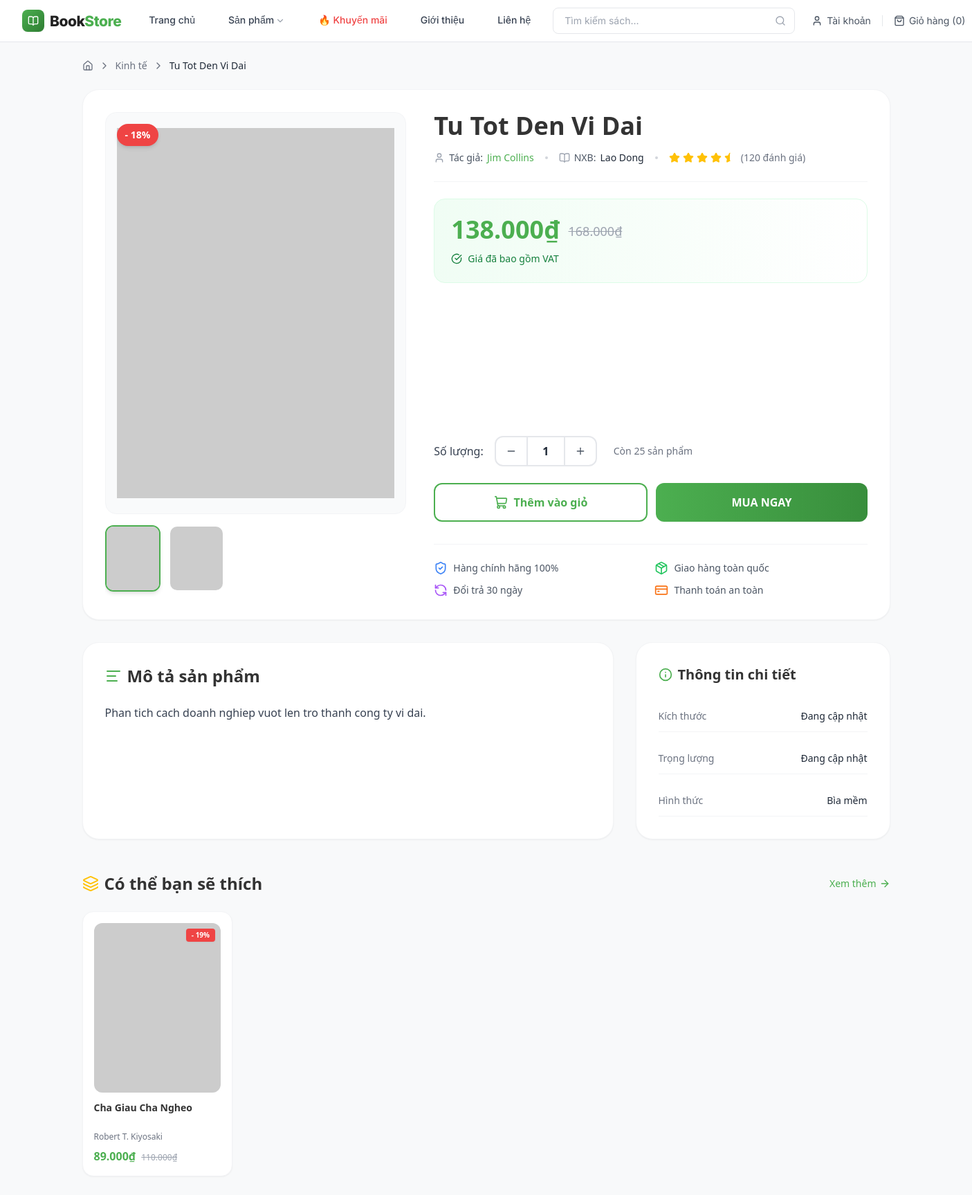
/BASE_URL?act=book-detail&id=3, run on the app's committed database.
### tables this page shows
CREATE TABLE books (
  book_id     INT            NOT NULL AUTO_INCREMENT,
  category_id INT            NOT NULL,
  title       VARCHAR(255)   NOT NULL,
  author      VARCHAR(150)   NOT NULL,
  publisher   VARCHAR(150)            DEFAULT NULL,
  price       DECIMAL(10, 2) NOT NULL CHECK (price >= 0),
  sale_price  DECIMAL(10, 2)          DEFAULT NULL CHECK (sale_price >= 0),
  description TEXT                    DEFAULT NULL,
  thumbnail   VARCHAR(255)            DEFAULT NULL,
  weight      VARCHAR(50)             DEFAULT NULL,
  dimensions  VARCHAR(50)             DEFAULT NULL,
  cover_type  ENUM('Bìa mềm', 'Bìa cứng') DEFAULT 'Bìa mềm',
  stock       INT            NOT NULL DEFAULT 0 CHECK (stock >= 0),
  status      TINYINT        NOT NULL DEFAULT 1 COMMENT '1=active, 0=inactive',
  is_featured TINYINT        NOT NULL DEFAULT 0 COMMENT '1=featured, 0=normal',
  is_bestseller TINYINT      NOT NULL DEFAULT 0 COMMENT '1=bestseller, 0=normal',
  created_at  DATETIME       NOT NULL DEFAULT CURRENT_TIMESTAMP,
  updated_at  DATETIME       NOT NULL DEFAULT CURRENT_TIMESTAMP ON UPDATE CURRENT_TIMESTAMP,
  PRIMARY KEY (book_id),
  CONSTRAINT fk_books_category FOREIGN KEY (category_id) REFERENCES categories (category_id)
    ON UPDATE CASCADE ON DELETE RESTRICT,
  INDEX idx_books_category (category_id),
  INDEX idx_books_status   (status)
);

CREATE TABLE categories (
  category_id INT          NOT NULL AUTO_INCREMENT,
  name        VARCHAR(150) NOT NULL,
  slug        VARCHAR(150) NOT NULL UNIQUE,
  description TEXT                  DEFAULT NULL,
  status      TINYINT      NOT NULL DEFAULT 1 COMMENT '1=active, 0=inactive',
  created_at  DATETIME     NOT NULL DEFAULT CURRENT_TIMESTAMP,
  updated_at  DATETIME     NOT NULL DEFAULT CURRENT_TIMESTAMP ON UPDATE CURRENT_TIMESTAMP,
  PRIMARY KEY (category_id)
);

CREATE TABLE book_images (
  image_id   INT          NOT NULL AUTO_INCREMENT,
  book_id    INT          NOT NULL,
  image_url  VARCHAR(255) NOT NULL,
  created_at DATETIME     NOT NULL DEFAULT CURRENT_TIMESTAMP,
  PRIMARY KEY (image_id),
  CONSTRAINT fk_book_images_book FOREIGN KEY (book_id) REFERENCES books (book_id)
    ON UPDATE CASCADE ON DELETE CASCADE,
  INDEX idx_book_images_book (book_id)
);

### views/customer/book_detail.php (the view, shortened to what the rows shown need)
<?php require_once './views/components/navbar.php'; ?>
<?php
$salePrice = $book['sale_price'];
$originalPrice = $book['price'];
$discount = 0;
if ($salePrice && $salePrice < $originalPrice) {
    $discount = round((1 - $salePrice / $originalPrice) * 100);
} else {
    $salePrice = $originalPrice;
    $originalPrice = null;
}
$mainImage = $book['thumbnail'] ?? '';
$mainImage = !empty($mainImage) ? (str_starts_with($mainImage, 'http') ? $mainImage : rtrim(BASE_URL, '/') . '/' . ltrim($mainImage, '/')) : 'https://placehold.co/600x800?text=No+Image';
$gallery = array_merge([['image_url' => $mainImage]], array_map(function ($img) {
    $url = $img['image_url'] ?? '';
    $img['image_url'] = !empty($url) ? (str_starts_with($url, 'http') ? $url : rtrim(BASE_URL, '/') . '/' . ltrim($url, '/')) : 'https://placehold.co/600x800?text=No+Image';
    return $img;
}, $images ?? []));
?>
<div class="bg-[#F8F9FA] py-6 min-h-screen font-sans">
    <div class="max-w-[1200px] mx-auto px-4">
        <nav class="flex items-center gap-2 text-sm text-gray-500 mb-6">
            <a href="<?= BASE_URL ?>" class="hover:text-[#4CAF50] transition-colors"><i data-lucide="home"
                    class="w-4 h-4"></i></a>
            <i data-lucide="chevron-right" class="w-4 h-4"></i>
            <a href="<?= BASE_URL ?>?act=books&category=<?= urlencode($book['slug'] ?? '') ?>"
                class="hover:text-[#4CAF50] transition-colors">
                <?= htmlspecialchars($book['category_name'] ?? 'Danh mục') ?>
            </a>
            <i data-lucide="chevron-right" class="w-4 h-4"></i>
            <span class="text-gray-800 font-medium truncate max-w-xs">
                <?= htmlspecialchars($book['title']) ?>
            </span>
        </nav>
        <div class="bg-white rounded-3xl shadow-sm border border-gray-100 p-6 lg:p-8 mb-8">
            <div class="grid grid-cols-1 lg:grid-cols-12 gap-10">
                <div class="lg:col-span-5 relative">
                    <div class="sticky top-28">
                        <div
                            class="aspect-[3/4] rounded-2xl overflow-hidden bg-gray-50 border border-gray-100 mb-4 group relative">
                            <img id="main-product-image" src="<?= htmlspecialchars($mainImage) ?>"
                                onerror="this.onerror=null; this.src='https://placehold.co/600x800?text=No+Image';"
                                alt="<?= htmlspecialchars($book['title']) ?>"
                                class="w-full h-full object-contain p-4 group-hover:scale-105 transition-transform duration-500">
                            <?php if ($discount > 0): ?>
                                <div
                                    class="absolute top-4 left-4 bg-red-500 text-white font-bold px-3 py-1.5 rounded-full text-sm shadow-md">
                                    -
                                    <?= $discount ?>%
                                </div>
                            <?php endif; ?>
                        </div>
                        <?php if (count($gallery) > 1): ?>
                            <div class="flex gap-3 overflow-x-auto pb-2 custom-scrollbar">
                                <?php foreach ($gallery as $index => $img): ?>
                                    <button onclick="changeMainImage('<?= htmlspecialchars($img['image_url']) ?>', this)"
                                        class="thumbnail-btn flex-shrink-0 w-20 h-24 rounded-xl border-2 overflow-hidden transition-all <?= $index === 0 ? 'border-[#4CAF50] shadow-md' : 'border-transparent hover:border-gray-200' ?>">
                                        <img src="<?= htmlspecialchars($img['image_url']) ?>"
                                            onerror="this.onerror=null; this.src='https://placehold.co/600x800?text=No+Image';"
                                            class="w-full h-full object-cover">
                                    </button>
                                <?php endforeach; ?>
                            </div>
                        <?php endif; ?>
                    </div>
                </div>
                <div class="lg:col-span-7 flex flex-col">
                    <h1 class="text-3xl lg:text-4xl font-extrabold text-[#333] mb-4 leading-tight">
                        <?= htmlspecialchars($book['title']) ?>
                    </h1>
                    <div
                        class="flex flex-wrap items-center gap-4 text-sm text-gray-600 mb-6 pb-6 border-b border-gray-100">
                        <div class="flex items-center gap-1.5"><i data-lucide="user" class="w-4 h-4 text-gray-400"></i>
                            Tác giả: <span class="text-[#4CAF50] font-medium">
                                <?= htmlspecialchars($book['author'] ?: 'Đang cập nhật') ?>
                            </span></div>
                        <div class="w-1 h-1 bg-gray-300 rounded-full"></div>
                        <div class="flex items-center gap-1.5"><i data-lucide="book-open"
                                class="w-4 h-4 text-gray-400"></i> NXB: <span class="font-medium text-gray-800">
                                <?= htmlspecialchars($book['publisher'] ?: 'Đang cập nhật') ?>
                            </span></div>
                        <div class="w-1 h-1 bg-gray-300 rounded-full"></div>
                        <div class="flex items-center gap-1 text-[#FFC107]">
                        </div>
                    </div>
                    <div class="bg-gradient-to-r from-green-50 to-white rounded-2xl p-6 mb-8 border border-green-100">
                        <div class="flex items-end gap-3 mb-2">
                            <span class="text-4xl font-extrabold text-[#4CAF50]">
                                <?= number_format($salePrice, 0, ',', '.') ?>₫
                            </span>
                            <?php if ($originalPrice): ?>
                                <span class="text-lg text-gray-400 line-through mb-1">
                                    <?= number_format($originalPrice, 0, ',', '.') ?>₫
                                </span>
                            <?php endif; ?>
                        </div>
                        <div class="flex items-center gap-2 text-sm text-green-700 font-medium mt-3">
                        </div>
                    </div>
                    <div class="mt-auto">
                        <form action="<?= BASE_URL ?>?act=cart-add" method="POST" id="add-to-cart-form">
                            <div class="flex items-center gap-4 mb-6">
                                <span class="text-gray-700 font-medium">Số lượng:</span>
                                <div
                                    class="flex items-center border-2 border-gray-200 rounded-xl overflow-hidden w-auto h-11 bg-white">
                                    <button type="button" onclick="updateQty(-1)"
                                        class="w-11 h-full flex items-center justify-center hover:bg-gray-100 text-gray-600 transition-colors"></button>
                                    <input type="number" name="quantity" id="quantity-input" value="1" min="1"
                                        max="<?= max(1, $book['stock']) ?>"
                                        class="w-14 h-full text-center border-x-2 border-gray-200 focus:outline-none font-bold text-gray-800 remove-arrow">
                                    <button type="button" onclick="updateQty(1)"
                                        class="w-11 h-full flex items-center justify-center hover:bg-gray-100 text-gray-600 transition-colors"></button>
                                </div>
                                <span class="text-sm text-gray-500 ml-2">
                                    <?php if ($book['stock'] > 0): ?>
                                        Còn
                                        <?= $book['stock'] ?> sản phẩm
                                    <?php else: ?>
                                        <span class="text-red-500 font-semibold">Tạm hết hàng</span>
                                    <?php endif; ?>
                                </span>
                            </div>
                        </form>
                        <div class="grid grid-cols-2 gap-3 mt-8 pt-6 border-t border-gray-100">
                        </div>
                    </div>
                </div>
            </div>
        </div>
        <div class="grid grid-cols-1 lg:grid-cols-3 gap-8 mb-12">
            <div class="lg:col-span-2">
                <div class="bg-white rounded-3xl shadow-sm border border-gray-100 p-8 h-full">
                    <h2 class="text-2xl font-extrabold text-[#333] mb-6 flex items-center gap-2">
                        <i data-lucide="align-left" class="w-6 h-6 text-[#4CAF50]"></i> Mô tả sản phẩm
                    </h2>
                    <?php $isLongDesc = !empty($book['description']) && mb_strlen($book['description']) > 800; ?>
                    <div class="prose prose-sm sm:prose-base max-w-none text-gray-700 leading-relaxed font-sans mt-4 relative overflow-hidden"
                        id="desc-content" <?= $isLongDesc ? 'style="max-height: 400px;"' : '' ?>>
                        <?php if (!empty($book['description'])): ?>
                            <?= nl2br(htmlspecialchars($book['description'])) ?>
                        <?php else: ?>
                            <p class="text-gray-500 italic">Chưa có mô tả cho sách này.</p>
                        <?php endif; ?>
                    </div>
                </div>
            </div>
            <div class="lg:col-span-1">
                <div class="bg-white rounded-3xl shadow-sm border border-gray-100 p-8 h-full">
                    <h2 class="text-xl font-extrabold text-[#333] mb-6 flex items-center gap-2">
                        <i data-lucide="info" class="w-5 h-5 text-[#4CAF50]"></i> Thông tin chi tiết
                    </h2>
                </div>
            </div>
        </div>
        <?php if (!empty($relatedBooks)): ?>
            <div class="mb-12">
                <div class="flex items-center justify-between mb-6">
                    <h2 class="text-2xl font-extrabold text-[#333] flex items-center gap-2">
                        <i data-lucide="layers" class="w-6 h-6 text-[#FFC107]"></i> Có thể bạn sẽ thích
                    </h2>
                </div>
                <div class="grid grid-cols-2 md:grid-cols-4 lg:grid-cols-5 gap-5">
                    <?php foreach ($relatedBooks as $rBook):
                        $rDisplayPrice = $rBook['sale_price'] ?? $rBook['price'];
                        $rOriginalPrice = $rBook['sale_price'] ? $rBook['price'] : null;
                        ?>
                        <div
                            class="bg-white rounded-2xl p-4 shadow-sm border border-gray-100 hover:shadow-lg transition-all hover:-translate-y-1 group">
                            <a href="<?= BASE_URL ?>?act=book-detail&id=<?= $rBook['id'] ?>"
                                class="block mb-3 bg-gray-50 rounded-xl overflow-hidden aspect-[3/4] relative">
                                <img src="<?= !empty($rBook['thumbnail']) ? (str_starts_with($rBook['thumbnail'], 'http') ? htmlspecialchars($rBook['thumbnail']) : rtrim(BASE_URL, '/') . '/' . ltrim($rBook['thumbnail'], '/')) : 'https://placehold.co/300x400?text=No+Image' ?>"
                                    onerror="this.onerror=null; this.src='https://placehold.co/300x400?text=No+Image';"
                                    class="w-full h-full object-cover group-hover:scale-105 transition-transform duration-500">
                                <?php if ($rBook['sale_price']): ?>
                                    <div
                                        class="absolute top-2 right-2 bg-red-500 text-white text-[10px] font-bold px-2 py-0.5 rounded shadow-sm">
                                        -
                                        <?= round((1 - $rBook['sale_price'] / $rBook['price']) * 100) ?>%
                                    </div>
                                <?php endif; ?>
                            </a>
                            <h3
                                class="font-bold text-[#333] text-sm mb-1 line-clamp-2 min-h-[40px] group-hover:text-[#4CAF50] transition-colors">
                                <a href="<?= BASE_URL ?>?act=book-detail&id=<?= $rBook['id'] ?>">
                                    <?= htmlspecialchars($rBook['title']) ?>
                                </a></h3>
                            <p class="text-xs text-gray-500 mb-2 truncate">
                                <?= htmlspecialchars($rBook['author']) ?>
                            </p>
                            <div class="flex items-baseline gap-2">
                                <span class="text-base font-extrabold text-[#4CAF50]">
                                    <?= number_format($rDisplayPrice, 0, ',', '.') ?>₫
                                </span>
                                <?php if ($rOriginalPrice): ?>
                                    <span class="text-xs text-gray-400 line-through">
                                        <?= number_format($rOriginalPrice, 0, ',', '.') ?>₫
                                    </span>
                                <?php endif; ?>
                            </div>
                        </div>
                    <?php endforeach; ?>
                </div>
            </div>
        <?php endif; ?>
    </div>
</div>
<?php require_once './views/components/customer_footer.php'; ?>
</body>
</html>

### data on the page
books: category.name "Kinh tế", title "Tu Tot Den Vi Dai", discount "18", author "Jim Collins", publisher "Lao Dong", sale_price "138.000", price "168.000", stock "25", description "Phan tich cach doanh nghiep vuot len tro thanh cong ty vi dai."
books: (1 - $rBook['sale_price'] / $rBook['price']) * 100 "19", title "Cha Giau Cha Ngheo", author "Robert T. Kiyosaki", sale_price "89.000", rOriginalPrice "110.000"

### other printed values
$navbarCartCount "0"
$book['dimensions'] "Đang cập nhật"
$book['weight'] "Đang cập nhật"
$book['cover_type'] "Bìa mềm"
